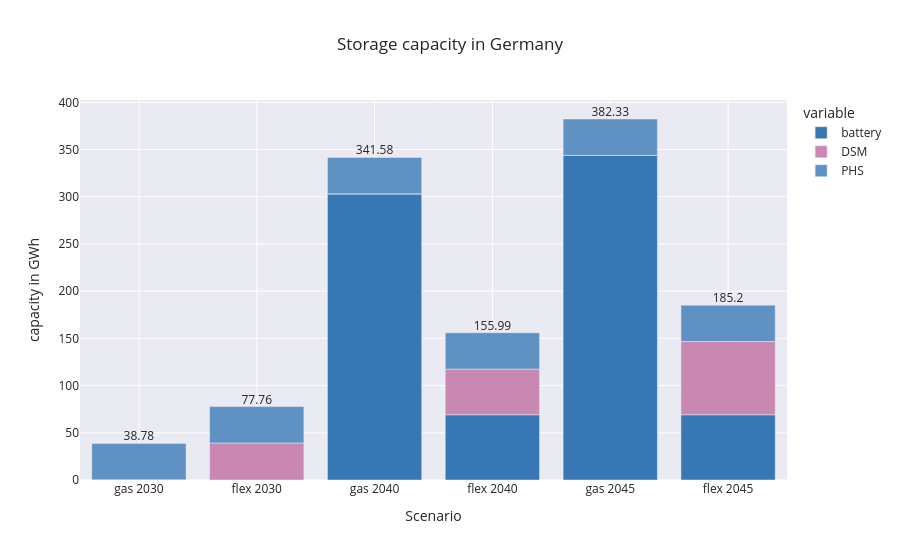

Notebook cell for this chart:
### Code cell
capital_df = pd.DataFrame()
for nkey, pea in peas.items():
  capital_s = pd.Series(0.00, index=e_keys)
  for key in e_keys:
    
    if key == 'c_e_PHS':
      e = pea.get(ppv[key]).df['p_nom'] * pea.get(ppv[key]).df['max_hours']
      capital_s[key] = e.sum() / 1e3

    else:
      capital_s[key] = pea.get(ppv[key]).e_nom_opt() / 1e3

  capital_s = capital_s.rename(index= pp.map_name)
  capital_df[nkey] = capital_s

capital_df = capital_df.T
color_map = [pp.map_color[i] for i in e_keys]

fig = px.bar(capital_df, color_discrete_map = pp.map_name_color, 
       title = "Storage capacity in Germany",
       )
fig_total(capital_df, fig)
fig.update_xaxes(title_text='Scenario')
fig.update_yaxes(title_text='capacity in GWh')
fig.show()

fig_pe_gwh = fig

### Figure 1 — Plotly figure (JSON) as saved in the notebook; plotly's stock layout.template omitted (floating-point values rounded to 4 significant figures)
{"data": [{"alignmentgroup": "True", "hovertemplate": "variable=battery<br>index=%{x}<br>value=%{y}<extra></extra>", "legendgroup": "battery", "marker": {"color": "#3777B4", "pattern": {"shape": ""}}, "name": "battery", "offsetgroup": "battery", "orientation": "v", "showlegend": true, "textposition": "auto", "type": "bar", "x": ["gas 2030", "flex 2030", "gas 2040", "flex 2040", "gas 2045", "flex 2045"], "xaxis": "x", "y": [0.2517, 0.001573, 303.1, 69.15, 343.8, 69.13], "yaxis": "y"}, {"alignmentgroup": "True", "hovertemplate": "variable=DSM<br>index=%{x}<br>value=%{y}<extra></extra>", "legendgroup": "DSM", "marker": {"color": "#C888B2", "pattern": {"shape": ""}}, "name": "DSM", "offsetgroup": "DSM", "orientation": "v", "showlegend": true, "textposition": "auto", "type": "bar", "x": ["gas 2030", "flex 2030", "gas 2040", "flex 2040", "gas 2045", "flex 2045"], "xaxis": "x", "y": [0, 39.23, 0, 48.3, 0, 77.54], "yaxis": "y"}, {"alignmentgroup": "True", "hovertemplate": "variable=PHS<br>index=%{x}<br>value=%{y}<extra></extra>", "legendgroup": "PHS", "marker": {"color": "#5F92C3", "pattern": {"shape": ""}}, "name": "PHS", "offsetgroup": "PHS", "orientation": "v", "showlegend": true, "textposition": "auto", "type": "bar", "x": ["gas 2030", "flex 2030", "gas 2040", "flex 2040", "gas 2045", "flex 2045"], "xaxis": "x", "y": [38.53, 38.53, 38.53, 38.53, 38.53, 38.53], "yaxis": "y"}, {"mode": "text", "showlegend": false, "text": [38.78, 77.76, 341.6, 156.0, 382.3, 185.2], "textposition": "top center", "type": "scatter", "x": ["gas 2030", "flex 2030", "gas 2040", "flex 2040", "gas 2045", "flex 2045"], "y": [38.78, 77.76, 341.6, 156.0, 382.3, 185.2]}], "layout": {"barmode": "relative", "legend": {"title": {"text": "variable"}, "tracegroupgap": 0}, "title": {"text": "Storage capacity in Germany"}, "xaxis": {"anchor": "y", "domain": [0, 1], "title": {"text": "Scenario"}}, "yaxis": {"anchor": "x", "domain": [0, 1], "title": {"text": "capacity in GWh"}}}}
